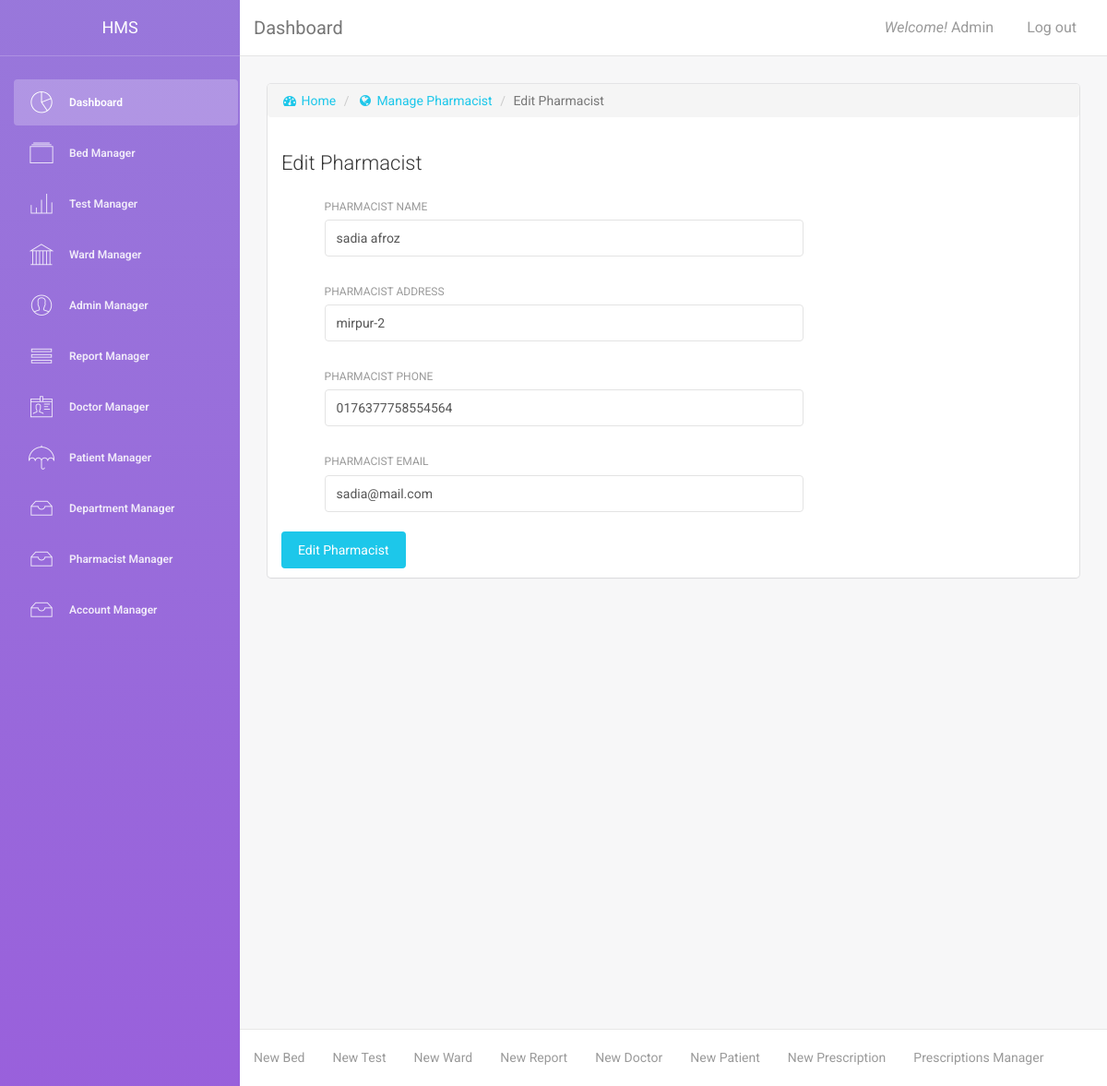
Screenshot of /content/edit_pharmacist.php?id=2 (signed in) with the database file from the repository.
### tables this page shows
CREATE TABLE `tbl_pharmacist` (
  `pharmacist_id` int(11) NOT NULL,
  `pharmacist_name` varchar(50) NOT NULL,
  `pharmacist_address` varchar(50) NOT NULL,
  `pharmacist_phone` varchar(50) NOT NULL,
  `pharmacist_email` varchar(50) NOT NULL
);

### content/edit_pharmacist.php (the view, shortened to what this page needs)
<?php
require '../function/db_connect.php';
$sql1 = "SELECT * FROM tbl_pharmacist WHERE pharmacist_id = ".$_GET['id'];
$result = mysqli_query($conn, $sql1);
while ($row = mysqli_fetch_assoc($result)){
    $pharmacists[] = $row;
}
?>
<!DOCTYPE html>
<html lang="en">
<head>
    <link href="../assets/css/bootstrap.min.css" rel="stylesheet" />
    <link href="../assets/css/light-bootstrap-dashboard.css" rel="stylesheet"/>
    <link href="http://maxcdn.bootstrapcdn.com/font-awesome/4.2.0/css/font-awesome.min.css" rel="stylesheet">
    <link href="../assets/css/pe-icon-7-stroke.css" rel="stylesheet" />
</head>
<body>
<div class="wrapper"  style="height: 1000px !important;">
    <div class="sidebar" data-color="purple" data-image="../assets/img/sidebar-5.jpg">
        <div class="sidebar-wrapper">
            <div class="logo">
                <a href="../index.php" class="simple-text">
                    HMS
                </a>
            </div>
            <ul class="nav">
                <li class="active">
                    <a href="../index.php">
                        <i class="pe-7s-graph"></i>
                        <p>Dashboard</p>
                    </a>
                </li>
                <li>
                    <a href="../manage_bed.php">
                        <i class="pe-7s-albums"></i>
                        <p>Bed Manager</p>
                    </a>
                </li>
                <li>
                    <a href="../manage_test.php">
                        <i class="pe-7s-graph3"></i>
                        <p>Test Manager</p>
                    </a>
                </li>
                <li>
                    <a href="../manage_ward.php">
                        <i class="pe-7s-culture"></i>
                        <p>Ward Manager</p>
                    </a>
                </li>
                <li>
                    <a href="../manage_admin.php">
                        <i class="pe-7s-user"></i>
                        <p>Admin Manager</p>
                    </a>
                </li>
                <li>
                    <a href="../manage_report.php">
                        <i class="pe-7s-menu"></i>
                        <p>Report Manager</p>
                    </a>
                </li>
                <li>
                    <a href="../manage_doctor.php">
                        <i class="pe-7s-id"></i>
                        <p>Doctor Manager</p>
                    </a>
                </li>
                <li>
                    <a href="../manage_patient.php">
                        <i class="pe-7s-umbrella"></i>
                        <p>Patient Manager</p>
                    </a>
                </li>
                <li>
                    <a href="../manage_department.php">
                        <i class="pe-7s-drawer"></i>
                        <p>Department Manager</p>
                    </a>
                </li>
                <li>
                    <a href="pharmacist_manager.php">
                        <i class="pe-7s-drawer"></i>
                        <p>Pharmacist Manager</p>
                    </a>
                </li>
                <li>
                    <a href="../manage_account.php">
                        <i class="pe-7s-drawer"></i>
                        <p>Account Manager</p>
                    </a>
            </ul>
        </div>
    </div>
    <div class="main-panel">
        <?php require 'header.php'; ?>
        <div class="content">
            <div class="container-fluid">
                <div class="row">
                    <div class="col-md-12">
                        <div class="card">
                            <ol class="breadcrumb">
                                <li><a href="../index.php"><i class="fa fa-dashboard"></i> Home</a></li>
                                <li><a href="pharmacist_manager.php"><i class="fa fa-globe"></i> Manage Pharmacist</a></li>
                                <li class="active">Edit Pharmacist</li>
                            </ol>
                            <div class="header">
                                <h4 class="title">Edit Pharmacist</h4>
                            </div>
                            <div class="content">
                                <form action="" method="post" name="edit_pharmacist">
                                    <div class="row">
                                        <div class="col-md-8">
                                            <div class="form-group">
                                                <label>Pharmacist Name</label>
                                                <input type="text" name="pharmacist_name" value="<?php echo $pharmacists[0]['pharmacist_name']?>" class="form-control">
                                            </div>
                                        </div>
                                        <div class="col-md-8">
                                            <div class="form-group">
                                                <label>Pharmacist Address</label>
                                                <input type="text" name="pharmacist_address" value="<?php echo $pharmacists[0]['pharmacist_address']?>" class="form-control">
                                            </div>
                                        </div>
                                        <div class="col-md-8">
                                            <div class="form-group">
                                                <label>Pharmacist Phone</label>
                                                <input type="text" name="pharmacist_phone" value="<?php echo $pharmacists[0]['pharmacist_phone']?>" class="form-control">
                                            </div>
                                        </div>
                                        <div class="col-md-8">
                                            <div class="form-group">
                                                <label>Pharmacist Email</label>
                                                <input type="text" name="pharmacist_email" value="<?php echo $pharmacists[0]['pharmacist_email']?>" class="form-control">
                                            </div>
                                        </div>
                                    </div>
                                    <button type="submit" class="btn btn-info btn-fill">Edit Pharmacist</button>
                                </form>
                            </div>
                        </div>
                    </div>
                </div>
            </div>
        </div>
        <?php require 'footer.php'; ?>
    </div>
</div>
</body>
</html>

### rows the page displays
tbl_pharmacist: pharmacist_name "sadia afroz", pharmacist_address "mirpur-2", pharmacist_phone "0176377758554564", pharmacist_email "sadia@mail.com"

### other values shown
$_SESSION["admin_name"] "Admin"
